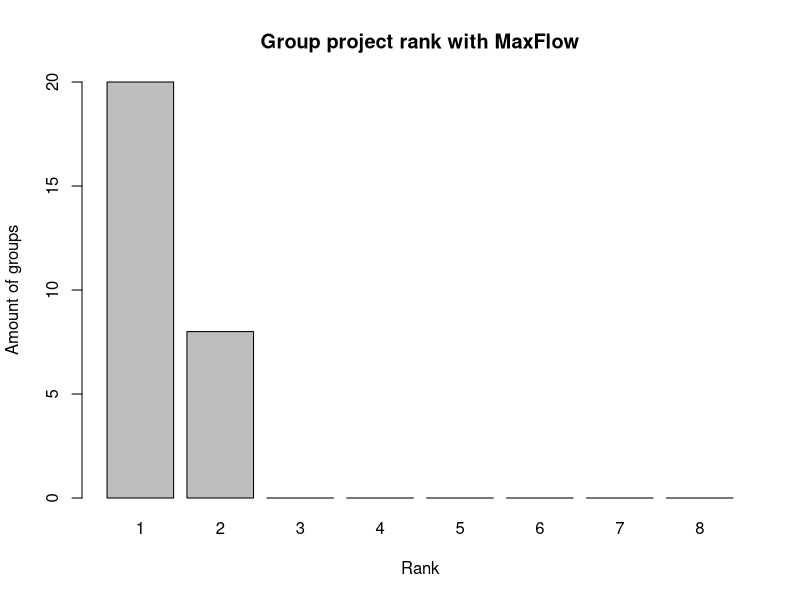
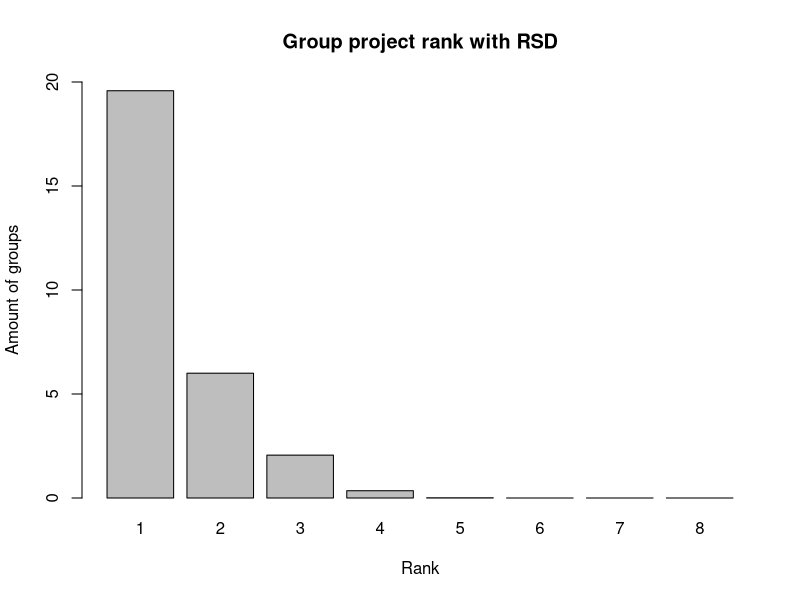
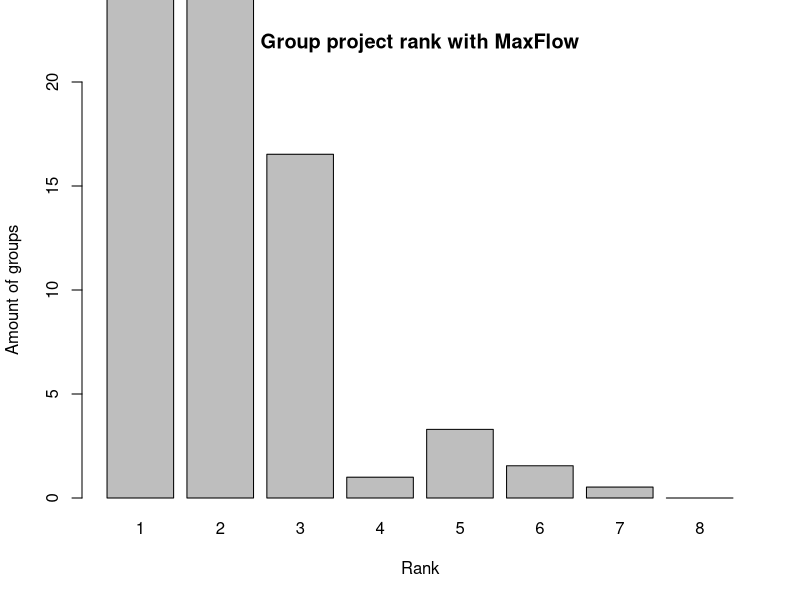
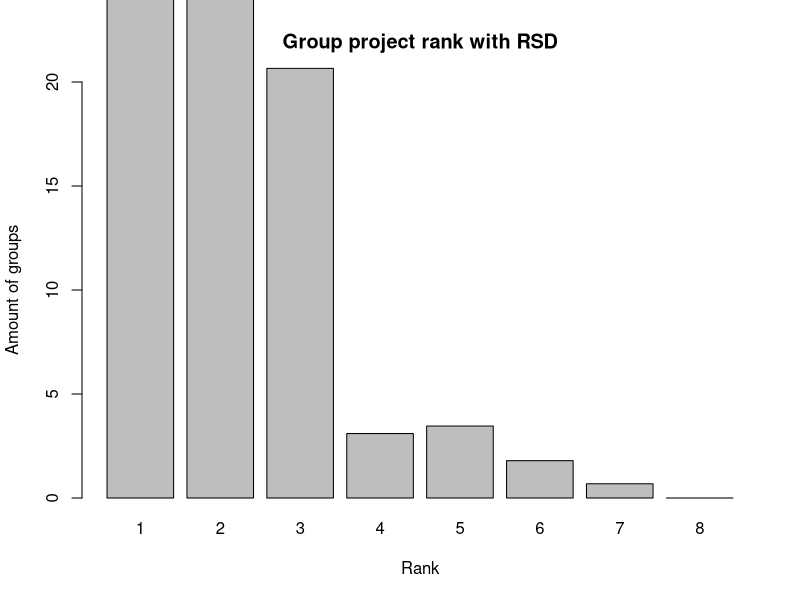
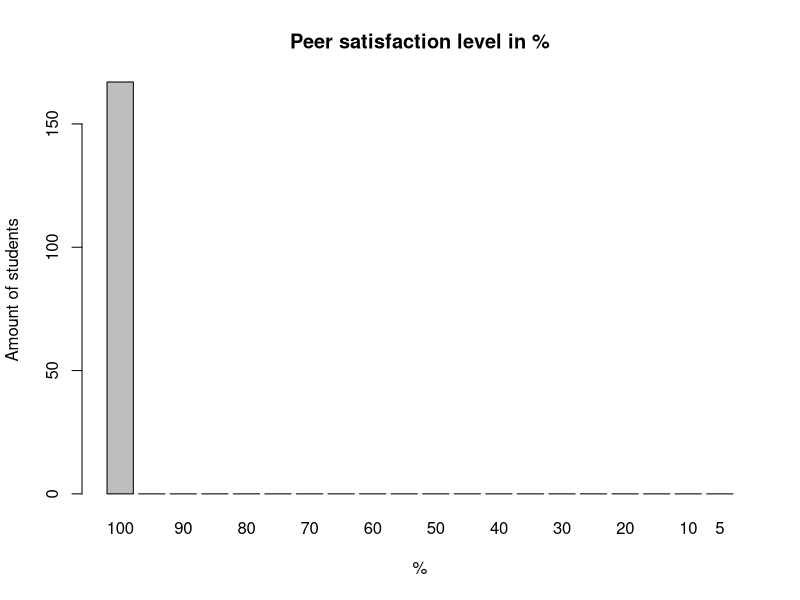

Recreate these plots in R, in order.
## ---- chunk 1
knitr::opts_chunk$set(echo = TRUE)
## ---- chunk 2
data <- read.csv("groupProjectRank_CE4_ProjectMaxFlow.txt")

barplot(data$X0.500000.8.500000.8, names.arg = (1:length(data$X0.500000.8.500000.8)), main = "Group project rank with MaxFlow", xlab = "Rank", ylab = "Amount of groups", ylim = c(0,20))

data <- read.csv("groupProjectRank_CE4_ProjectRSD.txt")

barplot(data$X0.500000.8.500000.8, names.arg = (1:length(data$X0.500000.8.500000.8)), main = "Group project rank with RSD", xlab = "Rank", ylab = "Amount of groups", ylim = c(0,20))

data <- read.csv("studentProjectRank_CE4_ProjectMaxFlow.txt")

barplot(data$X0.500000.8.500000.8, names.arg = (1:length(data$X0.500000.8.500000.8)), main = "Group project rank with MaxFlow", xlab = "Rank", ylab = "Amount of groups", ylim = c(0,20))

data <- read.csv("studentProjectRank_CE4_ProjectRSD.txt")

barplot(data$X0.500000.8.500000.8, names.arg = (1:length(data$X0.500000.8.500000.8)), main = "Group project rank with RSD", xlab = "Rank", ylab = "Amount of groups", ylim = c(0,20))

data <- read.csv("groupPreferenceSatisfaction_CE4_ProjectMaxFlow.txt")

barplot(rev(data$X0.000000.1.000000.20), names.arg = rev(seq(5,100,5)), main = "Peer satisfaction level in %", xlab = "%", ylab = "Amount of students")


